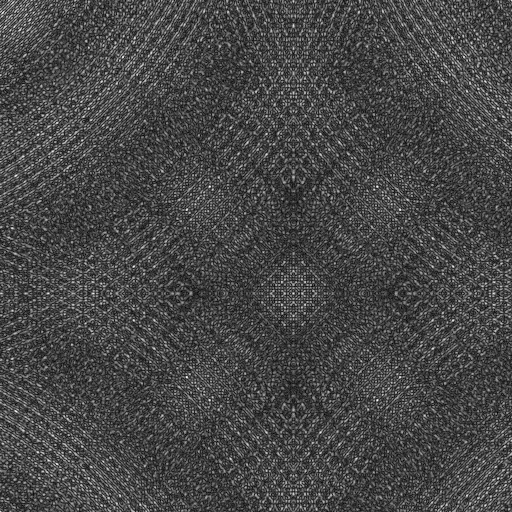
#> input picture datasets/raw/Class1/100.png, 512 x 512 px; its folder holds only this picture in this run
$ jupyter execute --allow-errors 02_uts_machine_learning.ipynb
#> lines starting #> are read from the running program, lines starting #| are printed output that depends on the picture
# TextureGuard AI — Artificial Texture Defect Classification

Nama : Evan Rafa Radya Alifian

NIM : 240411100063

Kelas : Machine Learning - E

---

**TextureGuard AI** adalah proyek pembelajaran mesin untuk mengklasifikasikan citra tekstur buatan dengan menggunakan ekstraksi fitur yang dirancang secara manual (*handcrafted feature extraction*) serta pembelajaran mesin otomatis (*Automated Machine Learning* atau AutoML).

Proyek ini menggunakan **kumpulan data DAGM 2007**, **PyFeats** untuk ekstraksi fitur tekstur, serta **PyCaret** untuk membandingkan dan mengevaluasi model klasifikasi pembelajaran mesin.

## Sumber Dataset

- **Nama dataset**: DAGM 2007 — *Weakly Supervised Learning for Industrial Optical Inspection*
- **Penyedia**: DAGM (German Association for Pattern Recognition) bersama HCI, Universitas Heidelberg
- **Tautan unduhan**: https://conferences.mpi-inf.mpg.de/dagm/2007/prizes.html
- **Berkas yang digunakan**: `Class1.zip` s.d. `Class6.zip`, diekstrak ke `datasets/raw/Class1` ... `datasets/raw/Class6`
- **Karakteristik**: citra tekstur buatan (*artificial texture*) grayscale 8-bit berukuran 512 × 512 piksel. Tiap kelas memiliki latar tekstur dengan karakter berbeda.
- **Jumlah data**: 6 kelas × 1000 citra = 6000 citra (seimbang)

**Rumusan tugas klasifikasi**: *multikelas* (6 kelas). Label diambil dari nama folder (`Class1` ... `Class6`).

# TextureGuard AI — Image Preprocessing

Tahap ini bertujuan untuk memeriksa struktur dataset DAGM 2007,
memvalidasi citra, dan menyiapkan gambar untuk ekstraksi fitur tekstur.

## Periksa struktur folder dan jumlah gambar

[cell 1]
from pathlib import Path
from collections import Counter

DATASET_DIR = Path("../datasets/raw")

if not DATASET_DIR.exists():
    raise FileNotFoundError(f"Folder tidak ditemukan: {DATASET_DIR.resolve()}")

IMAGE_EXTENSIONS = {".png", ".jpg", ".jpeg", ".bmp", ".tif", ".tiff"}

print("Lokasi dataset:", DATASET_DIR.resolve())
print("\nStruktur folder kelas:\n")

for folder in sorted(DATASET_DIR.iterdir()):
    if folder.is_dir():
        files = [p for p in folder.rglob("*") if p.is_file()]

        images = [p for p in files if p.suffix.lower() in IMAGE_EXTENSIONS]

        print(
            f"{folder.name}: "
            f"{len(images)} gambar, "
            f"{len(files) - len(images)} file lain"
        )
#> pass 2 of the loop `for folder in sorted(DATASET_DIR.iterdir()):`:

[cell 2]
image_extensions = {".png", ".jpg", ".jpeg", ".bmp", ".tif", ".tiff"}

image_files = [
  path
  for path in DATASET_DIR.rglob("*")
  if path.is_file() and path.suffix.lower() in image_extensions
]

extension_counts = Counter(path.suffix.lower() for path in image_files)

print("Total file gambar:", len(image_files))
print("\nJumlah gambar berdasarkan ekstensi:")

for extension, count in sorted(extension_counts.items()):
  print(f"{extension}: {count}")

print("\nContoh file gambar:")
for path in image_files[:10]:
  print(path.relative_to(DATASET_DIR))

## Tampilkan contoh gambar dari setiap kelas

[cell 3]
import cv2
import matplotlib.pyplot as plt
import math

class_folders = sorted(p for p in DATASET_DIR.iterdir() if p.is_dir())

samples = []

for folder in class_folders:
    images = sorted(
        p
        for p in folder.rglob("*")
        if p.is_file() and p.suffix.lower() in IMAGE_EXTENSIONS
    )

    if images:
        samples.append((folder.name, images[0]))
#> pass 2 of the loop `for folder in class_folders:`:

if not samples:
    raise ValueError("Tidak ditemukan gambar dalam folder kelas.")

columns = 3
rows = math.ceil(len(samples) / columns)

fig, axes = plt.subplots(rows, columns, figsize=(12, 4 * rows), squeeze=False)

for ax in axes.flat:
    ax.axis("off")

for ax, (class_name, image_path) in zip(axes.flat, samples):
    image = cv2.imread(str(image_path), cv2.IMREAD_UNCHANGED)
#> image is the input picture: shape (512, 512); min 0, max 252, mean 71.1

    if image is None:
        ax.set_title(f"{class_name}: gagal dibaca")
        continue

    if image.ndim == 2:
        ax.imshow(image, cmap="gray")
    elif image.ndim == 3 and image.shape[2] == 3:
        ax.imshow(cv2.cvtColor(image, cv2.COLOR_BGR2RGB))
    elif image.ndim == 3 and image.shape[2] == 4:
        ax.imshow(cv2.cvtColor(image, cv2.COLOR_BGRA2RGBA))
    else:
        ax.text(0.5, 0.5, f"Shape: {image.shape}", ha="center")

    ax.set_title(f"{class_name}\n{image_path.name}")
    ax.axis("off")
#> pass 2 of the loop `for ax, (class_name, image_path) in zip(axes.flat, samples):`:
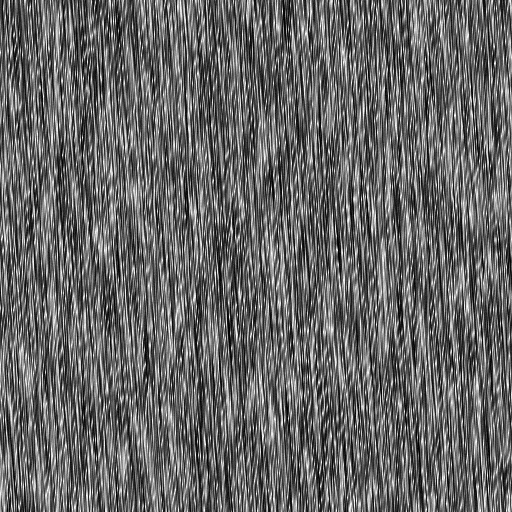
#> input picture datasets/raw/Class2/104.png, 512 x 512 px
#> image is the input picture: shape (512, 512); min 0, max 255, mean 101.9

plt.tight_layout()
plt.show()
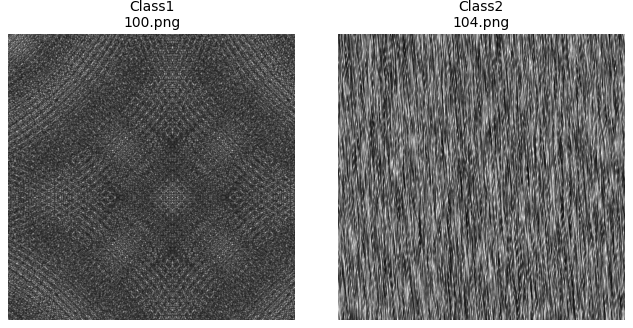
#> figure drawn by matplotlib, 2 panels

## Periksa dimensi, kanal warna, dan tipe data

[cell 4]
import pandas as pd

records = []

for folder in class_folders:
    for image_path in folder.rglob("*"):
        if (
            not image_path.is_file()
            or image_path.suffix.lower() not in IMAGE_EXTENSIONS
        ):
            continue

        image = cv2.imread(str(image_path), cv2.IMREAD_UNCHANGED)

        record = {
            "class": folder.name,
            "filename": image_path.name,
            "path": str(image_path),
            "readable": image is not None,
        }
#> record = {'class': 'Class1', 'filename': '100.png', 'path': '../datasets/raw/Class1/100.png', 'readable': True}

        if image is not None:
            record["height"] = image.shape[0]
            record["width"] = image.shape[1]
            record["channels"] = 1 if image.ndim == 2 else image.shape[2]
            record["dtype"] = str(image.dtype)
            record["min_pixel"] = int(image.min())
            record["max_pixel"] = int(image.max())

        records.append(record)
#> pass 2 of the loop `for folder in class_folders:`:
#> record = {'class': 'Class2', 'filename': '104.png', 'path': '../datasets/raw/Class2/104.png', 'readable': True}

image_info = pd.DataFrame(records)
#> image_info = table of 2 rows and 10 columns

print("Jumlah gambar:", len(image_info))
#| Jumlah gambar: 2
print("\nGambar gagal dibaca:")
print((~image_info["readable"]).sum())
#| 0

print("\nDistribusi jumlah gambar per kelas:")
print(image_info.groupby("class").size())
#| class
#| Class1    1
#| Class2    1
#| dtype: int64

print("\nDistribusi dimensi:")
print(
    image_info.groupby(["width", "height", "channels", "dtype"])
    .size()
    .sort_values(ascending=False)
    .head(20)
)
#| width  height  channels  dtype
#| 512    512     1         uint8    2
#| dtype: int64

display(image_info.head())

[cell 5]
# Hitung semua jenis file di seluruh subfolder
file_counts = Counter(
    path.suffix.lower() or "[tanpa ekstensi]"
    for path in DATASET_DIR.rglob("*")
    if path.is_file()
)

print("Jenis file dalam dataset:")
for extension, count in sorted(file_counts.items()):
    print(f"{extension}: {count}")

print("\nStruktur folder hingga 4 tingkat:")
for path in sorted(DATASET_DIR.rglob("*")):
    relative_path = path.relative_to(DATASET_DIR)

    if len(relative_path.parts) <= 4 and path.is_dir():
        print(f"[DIR] {relative_path}")
#> pass 2 of the loop `for path in sorted(DATASET_DIR.rglob("*")):`:

print("\nContoh nama file dari setiap kelas:")
for folder in sorted(p for p in DATASET_DIR.iterdir() if p.is_dir()):
    files = sorted(p for p in folder.rglob("*") if p.is_file())

    print(f"\n{folder.name}:")
    for path in files[:8]:
        print(" ", path.relative_to(DATASET_DIR))
#> pass 2 of the loop `for folder in sorted(p for p in DATASET_DIR.iterdir() if p.is_dir()):`:

[cell 6]
class_folders = sorted(
    p for p in DATASET_DIR.iterdir()
    if p.is_dir()
)

print("Folder yang terdeteksi sebagai kelas:")
for folder in class_folders:
    print("-", folder.name)

## Konfigurasi dan pemeriksaan environment

Library yang dibutuhkan: `pyfeats`, `pycaret`, `opencv-python`, `pandas`, `scikit-learn`, `matplotlib`, `seaborn`, `joblib`.
PyCaret 3.x mendukung **Python 3.9 – 3.11**. Daftar lengkap ada di `requirements.txt`.

[cell 7]
# !pip install pyfeats "pycaret[analysis]" opencv-python seaborn joblib   # jalankan sekali jika belum terpasang

import sys, time, warnings
from importlib.metadata import version, PackageNotFoundError

import numpy as np
import seaborn as sns

warnings.filterwarnings("ignore")

RANDOM_STATE = 42
IMG_SIZE = 128           # ukuran sisi citra setelah resize (piksel)
TEST_SIZE = 0.20         # proporsi data uji (hold-out akhir, tidak disentuh PyCaret)
FORCE_REEXTRACT = False  # True = hitung ulang fitur walau CSV sudah ada

PROCESSED_DIR = Path("../datasets/processed")
RESULTS_DIR = Path("../results")
PROCESSED_DIR.mkdir(parents=True, exist_ok=True)
RESULTS_DIR.mkdir(parents=True, exist_ok=True)

FEATURES_CSV = PROCESSED_DIR / "features_dagm2007.csv"
TRAIN_CSV = PROCESSED_DIR / "train_features.csv"
TEST_CSV = PROCESSED_DIR / "test_features.csv"

print("Python :", sys.version.split()[0])
for pkg in ["numpy", "pandas", "scikit-learn", "opencv-python", "pyfeats", "pycaret"]:
    try:
        print(f"{pkg:14s}:", version(pkg))
    except PackageNotFoundError:
        print(f"{pkg:14s}: (tidak terpasang / nama paket berbeda)")

## Fungsi pra-pemrosesan citra

Langkah yang diterapkan pada setiap citra:

1. **Konversi ke grayscale** — data sudah 1 kanal, tetapi dipaksa lewat `IMREAD_GRAYSCALE` agar konsisten.
2. **Resize** ke `IMG_SIZE × IMG_SIZE` dengan interpolasi `INTER_AREA` (cocok untuk pengecilan, menjaga detail tekstur). Ini juga mempercepat ekstraksi fitur secara signifikan.
3. **Tipe data `uint8` (0–255) dipertahankan** — PyFeats menghitung matriks GLCM/GLRLM/NGTDM dari tingkat keabuan bulat, sehingga citra tidak boleh dinormalisasi ke rentang 0–1.

**Augmentasi tidak digunakan** karena data sudah besar (1000 citra/kelas) dan seimbang. Rotasi/flip pada citra tekstur juga mengubah statistik arah yang justru dipakai fitur GLCM/GLRLM.
**Normalisasi** dilakukan pada level *fitur* di dalam `setup()` PyCaret (`normalize=True`), bukan pada piksel, agar tidak terjadi kebocoran informasi dari data uji.

[cell 8]
def preprocess_image(image_path, size=IMG_SIZE):
    '''Baca citra -> grayscale -> resize -> uint8 (0-255).'''
#> called with size = 128
    img = cv2.imread(str(image_path), cv2.IMREAD_GRAYSCALE)
    if img is None:
        raise ValueError(f"Gagal membaca citra: {image_path}")
    img = cv2.resize(img, (size, size), interpolation=cv2.INTER_AREA)
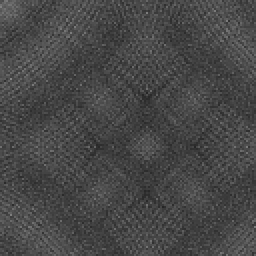
#> img: shape (128, 128) (shown 2 times larger); min 37, max 134, mean 71.1
    return img.astype(np.uint8)


# Perbandingan sebelum vs sesudah pra-pemrosesan (satu contoh per kelas)
fig, axes = plt.subplots(2, len(samples), figsize=(3 * len(samples), 6.4), squeeze=False)

for col, (class_name, image_path) in enumerate(samples):
    raw = cv2.imread(str(image_path), cv2.IMREAD_GRAYSCALE)
    proc = preprocess_image(image_path)

    axes[0, col].imshow(raw, cmap="gray", vmin=0, vmax=255)
    axes[0, col].set_title(f"{class_name}\nAsli {raw.shape[1]}x{raw.shape[0]}")
    axes[1, col].imshow(proc, cmap="gray", vmin=0, vmax=255)
    axes[1, col].set_title(f"Hasil {proc.shape[1]}x{proc.shape[0]}")
#> pass 2 of the loop `for col, (class_name, image_path) in enumerate(samples):`:
#> in preprocess_image (call 2), `img = cv2.resize(img, (size, size), interpolation=cv2.INTER_AREA)`:
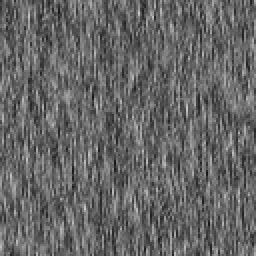
#> img: shape (128, 128) (shown 2 times larger); min 18, max 206, mean 101.9

for ax in axes.flat:
    ax.axis("off")

plt.tight_layout()
plt.savefig(RESULTS_DIR / "01_preprocessing_before_after.png", dpi=150, bbox_inches="tight")
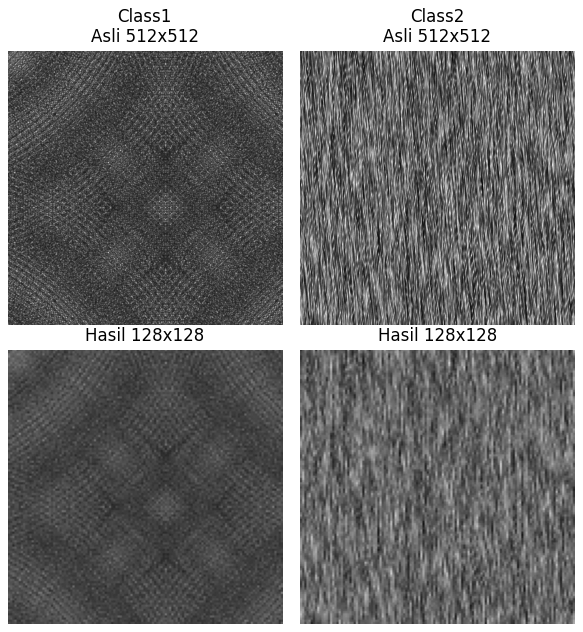
#> figure drawn by matplotlib, 4 panels
plt.show()

# TextureGuard AI — Feature Extraction (PyFeats)

Fitur tekstur *handcrafted* diekstraksi dari tiap citra hasil pra-pemrosesan. Kelompok fitur yang dipakai:

| Kelompok | Fungsi PyFeats | Jumlah fitur |
|---|---|---|
| Statistik orde pertama | `fos` | 16 |
| GLCM (rata-rata & rentang 4 arah) | `glcm_features` | 28 |
| GLDS | `glds_features` | 5 |
| NGTDM | `ngtdm_features` | 5 |
| Statistical Feature Matrix | `sfm_features` | 4 |
| Laws' Texture Energy | `lte_measures` | 6 |
| GLRLM | `glrlm_features` | 11 |
| Fourier Power Spectrum | `fps` | 2 |
| Local Binary Pattern | `lbp_features` | 6 |

Total ± 83 fitur per citra. Proses dijalankan paralel (`joblib`) dan hasilnya disimpan ke CSV agar tidak perlu dihitung ulang.

[cell 9]
import pyfeats
from joblib import Parallel, delayed


def extract_features(image_path):
    '''Ekstraksi fitur tekstur PyFeats dari satu citra. Mengembalikan dict {nama_fitur: nilai}.'''
    import warnings
    warnings.filterwarnings("ignore")

    img = preprocess_image(image_path)
#> `paths = image_info.loc[image_info["readable"], "path"].tolist()`: paths = ['../datasets/raw/Class1/100.png', '../datasets/raw/Class2/104.png']
#> `labels = image_info.loc[image_info["readable"], "class"].tolist()`: labels = ['Class1', 'Class2']
#> `names = image_info.loc[image_info["readable"], "filename"].tolist()`: names = ['100.png', '104.png']
    mask = np.ones(img.shape, dtype=np.uint8)   # seluruh citra = ROI

    feats = {}

    def put(names, values):
        for n, v in zip(names, values):
            feats[n] = float(v)

    # Setiap kelompok dibungkus try/except: bila satu kelompok gagal pada satu citra,
    # nilainya menjadi NaN dan dapat ditangani saat pembersihan data.
    try:
        v, n = pyfeats.fos(img, mask); put(n, v)
    except Exception: pass
    try:
        mean_v, range_v, mean_n, range_n = pyfeats.glcm_features(img, ignore_zeros=True)
        put(mean_n, mean_v); put(range_n, range_v)
    except Exception: pass
    try:
        v, n = pyfeats.glds_features(img, mask, Dx=[0, 1, 1, 1], Dy=[1, 1, 0, -1]); put(n, v)
    except Exception: pass
    try:
        v, n = pyfeats.ngtdm_features(img, mask, d=1); put(n, v)
    except Exception: pass
    try:
        v, n = pyfeats.sfm_features(img, mask, Lr=4, Lc=4); put(n, v)
    except Exception: pass
    try:
        v, n = pyfeats.lte_measures(img, mask, l=7); put(n, v)
    except Exception: pass
    try:
        v, n = pyfeats.glrlm_features(img, mask, Ng=256); put(n, v)
    except Exception: pass
    try:
        v, n = pyfeats.fps(img, mask); put(n, v)
    except Exception: pass
    try:
        v, n = pyfeats.lbp_features(img, mask, P=[8, 16, 24], R=[1, 2, 3]); put(n, v)
    except Exception: pass

    return feats


# Uji cepat pada satu citra
t0 = time.time()
#> (the rest of this cell did not finish here and is left out)

#> (a cell that did not finish here is left out)

    print(f"Ekstraksi selesai: {len(rows)} citra dalam {(time.time() - t0) / 60:.1f} menit")

    features_raw = pd.DataFrame(rows)
    features_raw.insert(0, "label", labels)
    features_raw.insert(1, "filename", names)
    features_raw.to_csv(FEATURES_CSV, index=False)
    print(f"Disimpan ke {FEATURES_CSV}  -> {features_raw.shape}")

display(features_raw.head())
